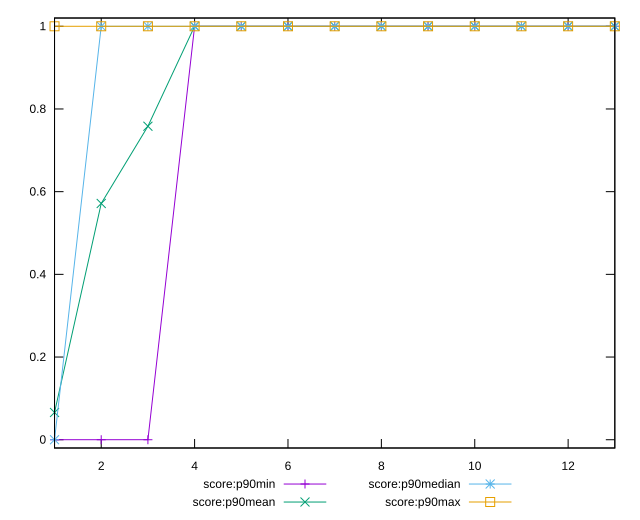

Generate this figure with gnuplot:
reset

$scoreP90Min <<EOF
1 0
2 0
3 0
4 1
5 1
6 1
7 1
8 1
9 1
10 1
11 1
12 1
13 1
EOF

$scoreP90Mean <<EOF
1 0.06593406593406594
2 0.5714285714285714
3 0.7582417582417582
4 1
5 1
6 1
7 1
8 1
9 1
10 1
11 1
12 1
13 1
EOF

$scoreP90Median <<EOF
1 0
2 1
3 1
4 1
5 1
6 1
7 1
8 1
9 1
10 1
11 1
12 1
13 1
EOF

$scoreP90Max <<EOF
1 1
2 1
3 1
4 1
5 1
6 1
7 1
8 1
9 1
10 1
11 1
12 1
13 1
EOF

set key outside below
set xrange [1:13]
set yrange [-0.02:1.02]
set terminal svg size 640, 520 enhanced background rgb 'white'
set output "report_00007_2020-12-11T15:55:29.892Z/third-party-summary/progression/score.svg"

plot $scoreP90Min title "score:p90min" with linespoints, \
     $scoreP90Mean title "score:p90mean" with linespoints, \
     $scoreP90Median title "score:p90median" with linespoints, \
     $scoreP90Max title "score:p90max" with linespoints

reset
